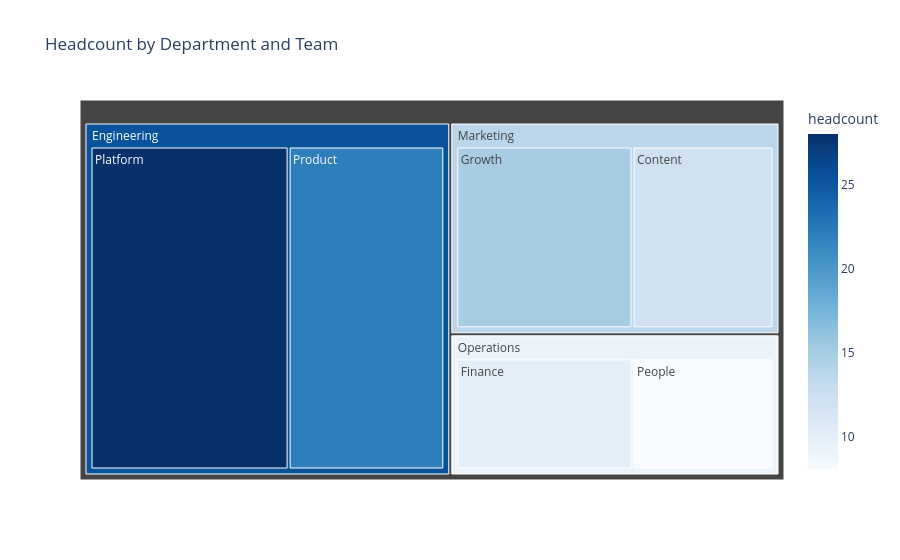

Notebook cell for this chart:
### Markdown cell above
# Treemap

Runnable example from the accompanying README.

### Code cell
import pandas as pd
import plotly.express as px

# Define a two-level organization hierarchy and one value per team.
data = pd.DataFrame(
    {
        "department": [
            "Engineering",
            "Engineering",
            "Marketing",
            "Marketing",
            "Operations",
            "Operations",
        ],
        "team": ["Platform", "Product", "Content", "Growth", "Finance", "People"],
        "headcount": [28, 22, 12, 15, 10, 8],
    }
)

# Create nested rectangles where area and color encode headcount.
fig = px.treemap(
    data,
    path=["department", "team"],
    values="headcount",
    color="headcount",
    color_continuous_scale="Blues",
    title="Headcount by Department and Team",
)

# Save and display the interactive chart.
fig.write_html("treemap.html", include_plotlyjs=True)
fig.show()

### Figure 1 — Plotly figure (JSON) as saved in the notebook; plotly's stock layout.template omitted (floating-point values rounded to 4 significant figures)
{"data": [{"branchvalues": "total", "customdata": [[28.0], [22.0], [12.0], [15.0], [10.0], [8.0], [25.36], [13.67], [9.111]], "domain": {"x": [0, 1], "y": [0, 1]}, "hovertemplate": "labels=%{label}<br>headcount_sum=%{value}<br>parent=%{parent}<br>id=%{id}<br>headcount=%{color}<extra></extra>", "ids": ["Engineering/Platform", "Engineering/Product", "Marketing/Content", "Marketing/Growth", "Operations/Finance", "Operations/People", "Engineering", "Marketing", "Operations"], "labels": ["Platform", "Product", "Content", "Growth", "Finance", "People", "Engineering", "Marketing", "Operations"], "marker": {"coloraxis": "coloraxis", "colors": [28.0, 22.0, 12.0, 15.0, 10.0, 8.0, 25.36, 13.67, 9.111]}, "name": "", "parents": ["Engineering", "Engineering", "Marketing", "Marketing", "Operations", "Operations", "", "", ""], "type": "treemap", "values": [28.0, 22.0, 12.0, 15.0, 10.0, 8.0, 50.0, 27.0, 18.0]}], "layout": {"coloraxis": {"autocolorscale": false, "colorbar": {"title": {"text": "headcount"}}, "colorscale": [[0, "rgb(247,251,255)"], [0.125, "rgb(222,235,247)"], [0.25, "rgb(198,219,239)"], [0.375, "rgb(158,202,225)"], [0.5, "rgb(107,174,214)"], [0.625, "rgb(66,146,198)"], [0.75, "rgb(33,113,181)"], [0.875, "rgb(8,81,156)"], [1, "rgb(8,48,107)"]]}, "legend": {"tracegroupgap": 0}, "title": {"text": "Headcount by Department and Team"}}}
